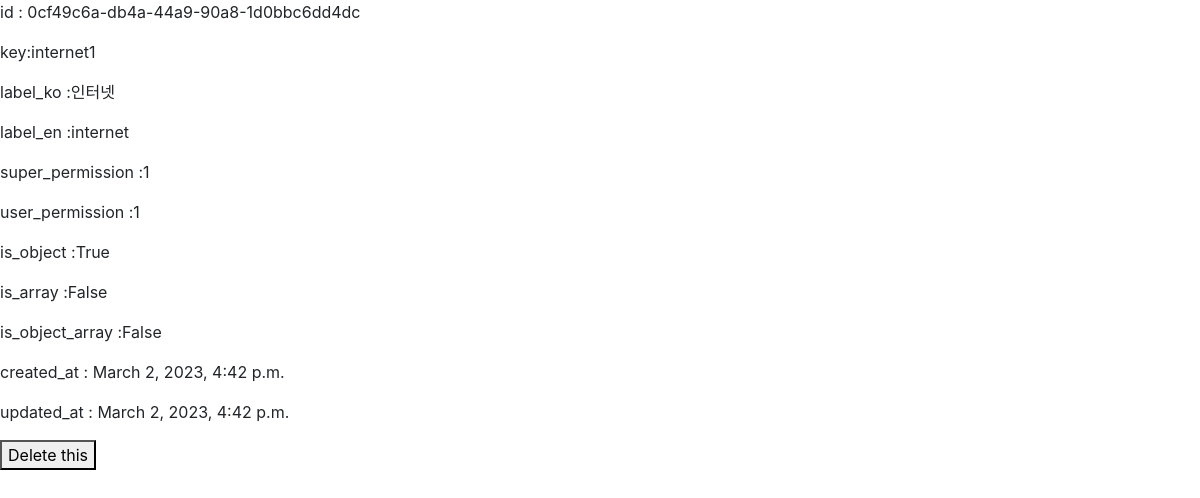
/api/v1/device/0cf49c6a-db4a-44a9-90a8-1d0bbc6dd4dc/connection/0cf49c6a-db4a-44a9-90a8-1d0bbc6dd4dc/, run on the app's committed database.
### connection/models.py (models this page shows)
class Connection(models.Model):
    id = models.CharField(max_length=36, primary_key=True, default=uuid.uuid4())
    key = models.CharField(max_length=50)
    label_ko = models.CharField(max_length=50)
    label_en = models.CharField(max_length=50)
    super_permission = models.IntegerField()
    user_permission = models.IntegerField()
    is_object = models.BooleanField()
    is_array = models.BooleanField()
    is_object_array = models.BooleanField()
    created_at = models.DateTimeField(auto_now_add=True)
    updated_at = models.DateTimeField(auto_now=True)

### device/views.py (the view)
# urls.py: path('<device_id>/connection/<connection_id>/',views.device_connection_del)
@csrf_exempt
def device_connection_del(request, device_id, connection_id):
    if request.method == 'GET':
        connection=Connection.objects.filter(id=connection_id).get()
        context={'element': connection}
        return render(request, 'deviceconnectiondel.html', context)
    if request.method == 'DELETE':
        device = Device.objects.filter(id=device_id).get()
        connection = Connection.objects.filter(id=connection_id).get()
        Device_Connection.objects.filter(device=device, connection=connection).delete()
        return redirect('../')

### templates/deviceconnectiondel.html (shortened to what this page needs)
{% load static %}
<link rel="stylesheet" type="text/css" href="{% static 'bootstrap.min.css' %}">
<div class="form-inline form-group">
    <label>id : {{ element.id }}</label>
</div>
 <div class = "form-inline form-group">
        <label>key: </label><label>
     {{ element.key }}
    </label>
    </div>
    <div class = "form-inline form-group">
        <label>label_ko : </label>
        <label>
            {{ element.label_ko }}
        </label>
    </div>
    <div class = "form-inline form-group">
        <label>label_en : </label>
        <label>
            {{ element.label_en }}
        </label>
    </div>
    <div class = "form-inline form-group">
        <label>super_permission : </label><label>
        {{ element.super_permission }}
    </label>
    </div>
    <div class = "form-inline form-group">
        <label>user_permission : </label>
        <label>
            {{ element.user_permission }}
        </label>
    </div>
    <div class = "form-inline form-group">
        <label>is_object : </label>
        <label>
            {{ element.is_object }}
        </label>
    </div>
    <div class = "form-inline form-group">
        <label>is_array : </label>
        <label>
            {{ element.is_array }}
        </label>
    </div>
    <div class = "form-inline form-group">
        <label>is_object_array : </label>
        <label>
            {{ element.is_object_array }}
        </label>
    </div>
<div class="form-inline form-group">
    <label> created_at : {{ element.created_at }} </label>
</div>
<div class="form-inline form-group">
    <label>updated_at : {{ element.updated_at }} </label>
</div>
    <button type = "button" class = "delete-item">Delete this</button>

### data on the page
Connection: id "0cf49c6a-db4a-44a9-90a8-1d0bbc6dd4dc", key "internet1", label_ko "인터넷", label_en "internet", super_permission "1", user_permission "1", is_object "True", is_array "False", is_object_array "False", created_at "March 2, 2023, 4:42 p.m.", updated_at "March 2, 2023, 4:42 p.m."
